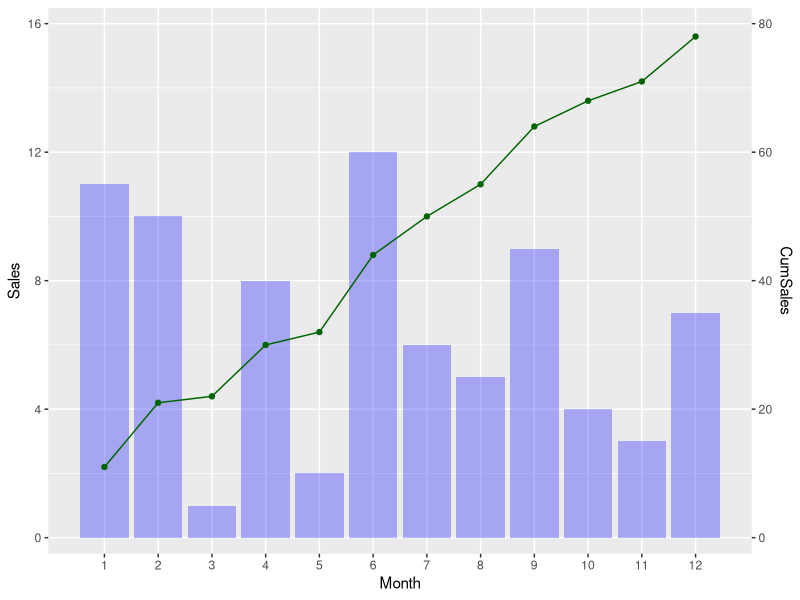
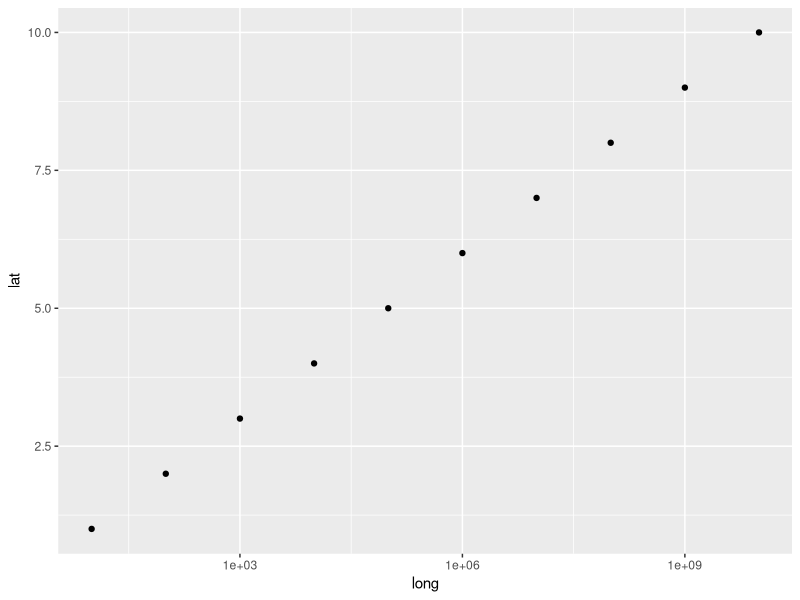
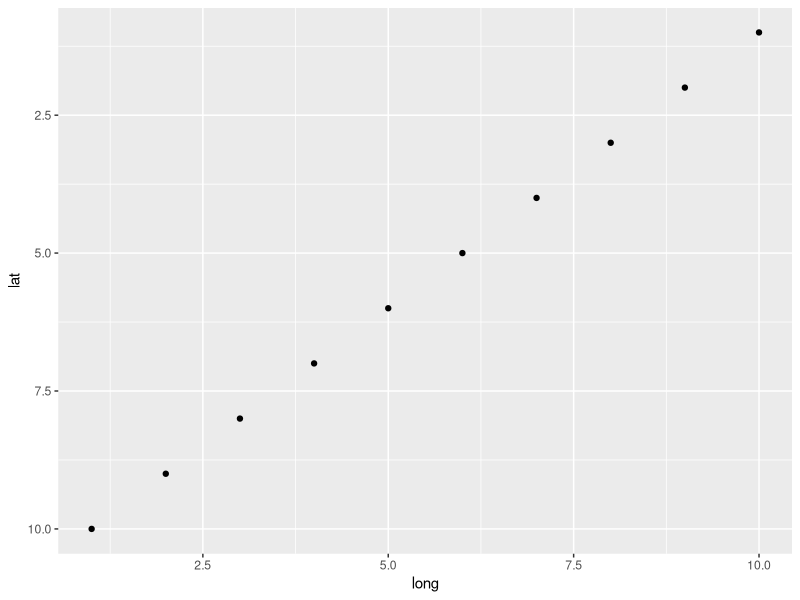
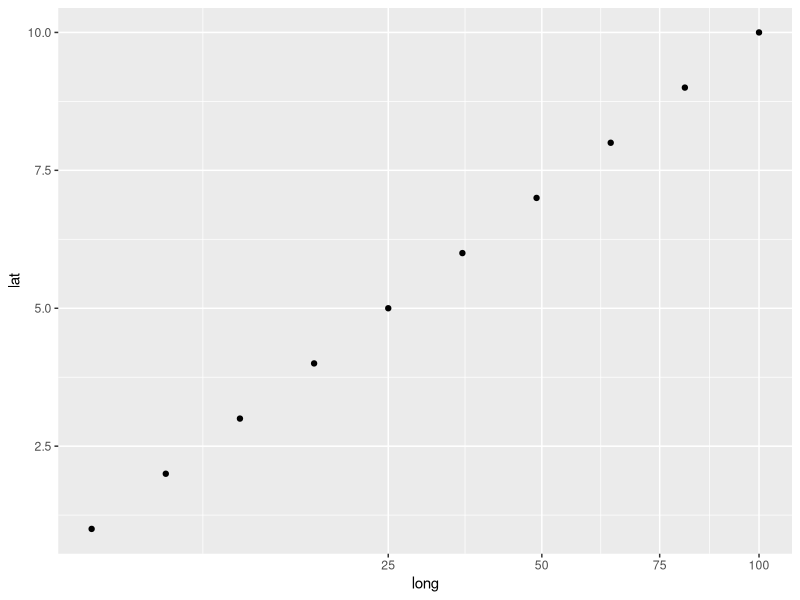
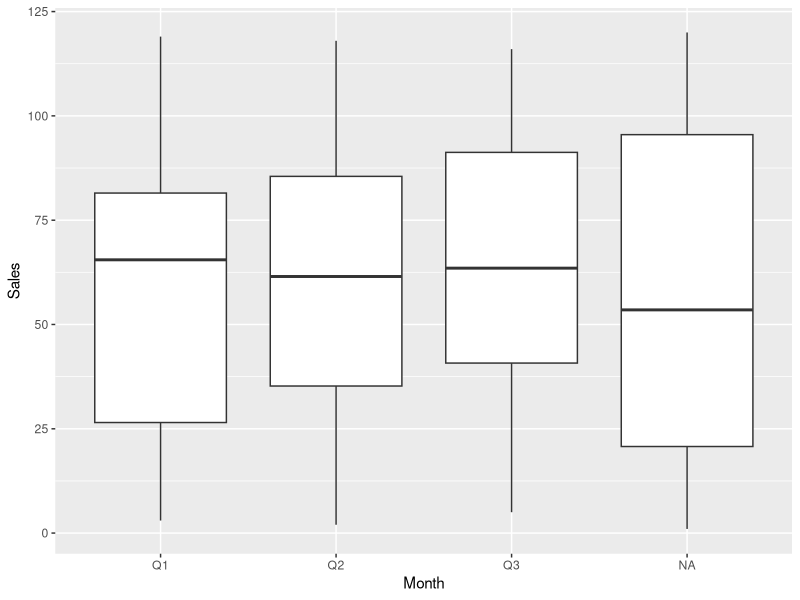
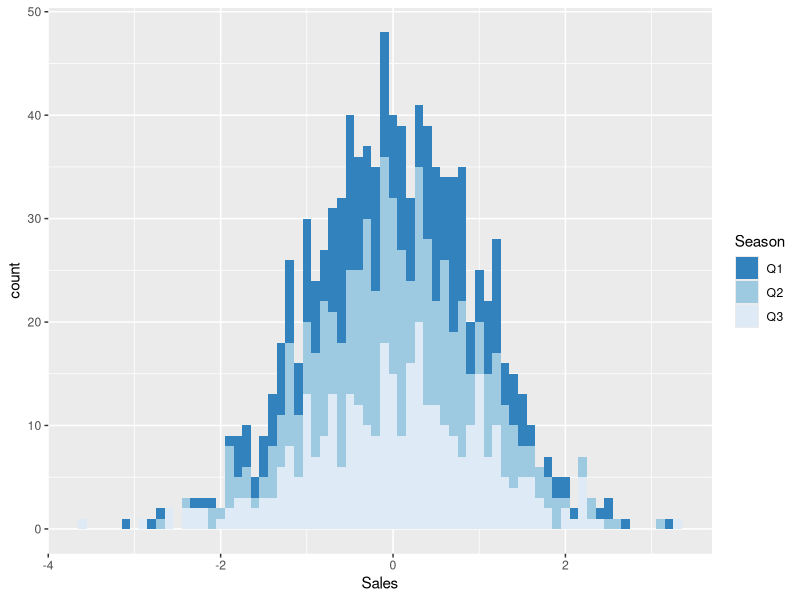
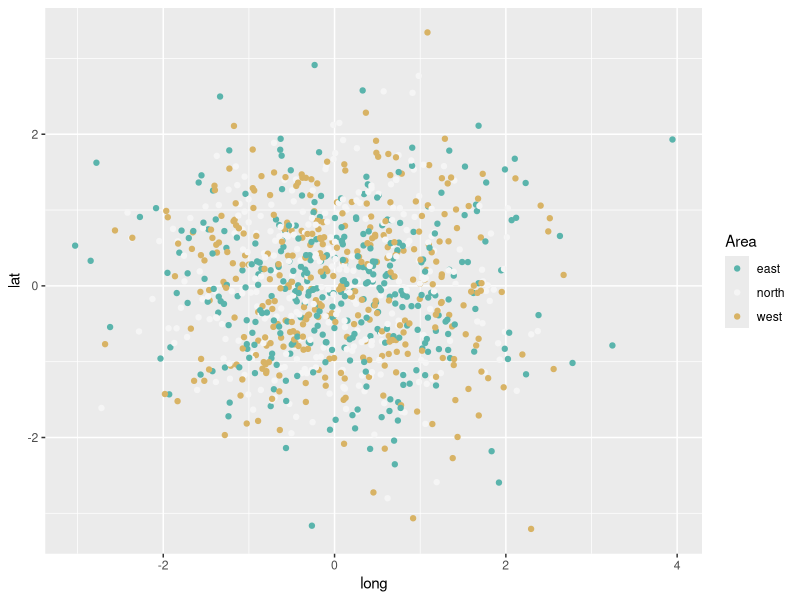
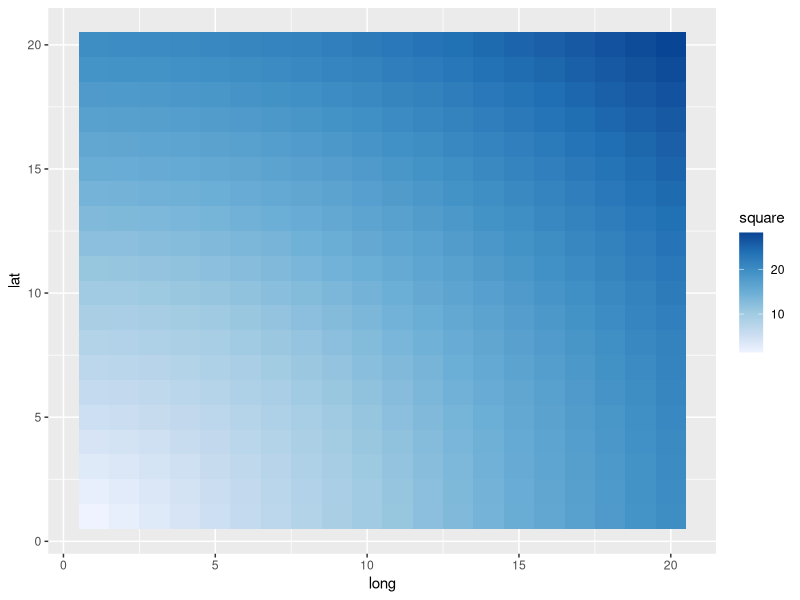

Here is the R script that generated these plots, in order: (Note: this script raises an error after producing the figures.)
## ---- chunk 1
knitr::opts_chunk$set(warning = FALSE, message = FALSE)
library(ggplot2)
library(dplyr)
## ---- chunk 2
fyc <- tibble(
  Month = c(1:12), 
  Sales = sample(1:12),
  CumSales = cumsum(Sales)
)
ggplot(fyc, aes(Month, Sales)) +
  geom_col(fill = "blue", alpha = 0.3) +
  geom_path(aes(Month, CumSales/5), colour = "darkgreen") +
  geom_point(aes(Month, CumSales/5), colour = "darkgreen") +
  scale_y_continuous(
    breaks = seq(0, 16, 4), minor_breaks = seq(0, 16, 2),
    expand = expansion(mult = 0, add = 0.5), limits = c(0, 16),
    sec.axis = sec_axis(trans = ~ 5*., name = "CumSales")
    ) +
  scale_x_continuous(
    breaks = c(1:12), minor_breaks = NULL
  )
## ---- chunk 3
fyc <- tibble(long = 10^(1:10), lat = 1:10)
ggplot(fyc, aes(long, lat)) +
  geom_point() +
  scale_x_log10()
## ---- chunk 4
fyc <- tibble(long = 10:1, lat = 1:10)
ggplot(fyc, aes(long, lat)) +
  geom_point() +
  scale_y_reverse()
## ---- chunk 5
fyc <- tibble(long = (1:10)^2, lat = 1:10)
ggplot(fyc, aes(long, lat)) +
  geom_point() +
  scale_x_sqrt()
## ---- chunk 6
fyc <- tibble(
  Month = rep(c("Q1", "Q2", "Q3", NA), each = 30),
  Sales = sample(1:120)
)
ggplot(fyc, aes(Month, Sales)) +
  geom_boxplot() +
  scale_x_discrete(drop = FALSE)
## ---- chunk 7
fyc <- tibble(
  Season = sample(c("Q1", "Q2", "Q3"), 1000, replace = TRUE),
  Sales = rnorm(1000)
)
ggplot(fyc, aes(Sales)) +
  geom_histogram(aes(fill = Season), binwidth = 0.1) + 
  scale_fill_brewer(
    type = "seq",
    palette = 1,
    direction = -1
  )
## ---- chunk 8
fyc <- tibble(
  Area = sample(c("east", "west", "north"), 1000, replace = TRUE),
  long = rnorm(1000), lat = rnorm(1000)
)
ggplot(fyc, aes(long, lat)) +
  geom_point(aes(colour = Area)) + 
  scale_color_brewer(
    type = "div",
    palette = 1,
    direction = -1
  )
## ---- chunk 9
fyc <- tibble(
  long = rep(1:20, 20), lat = rep(1:20, each = 20),
  square = sqrt(long^2 + lat^2)
)
ggplot(fyc, aes(long, lat)) +
  geom_tile(aes(fill = square)) +
  scale_fill_distiller(
    type = "seq",
    direction = 1
  )
## ---- chunk 10
n + scale_fill_grey(start = 0.2, end = 0.8, na.value = "red")
## ---- chunk 11
o <- c + geom_dotplot(aes(fill = ..x..))
## ---- chunk 12
o + scale_fill_distiller(palette = "Blues")
## ---- chunk 13
o + scale_fill_gradient(low = "red", high = "yellow")
## ---- chunk 14
o + scale_fill_gradient2(
  low = "red", high = "blue",mid = "white", midpoint = 25
)
## ---- chunk 15
o + scale_fill_gradientn(colours = topo.colors(6))
## ---- chunk 16
p <- e + geom_point(aes(shape = fl, size = cyl))
## ---- chunk 17
p + scale_shape_manual(values = c(3:7))
## ---- chunk 18
p + scale_radius(range = c(1, 6))
## ---- chunk 19
p + scale_size_area(max_size = 6)
